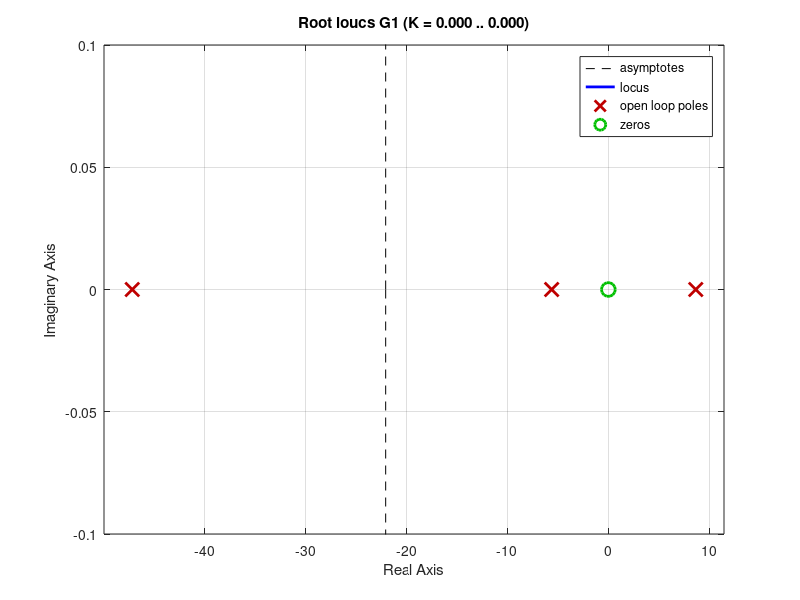

Write the MATLAB code that produced this figure. (Note: this script raises an error after producing the figure.)
% MAE 144 EduMIP Project Part 1
% Group 8 (Justin Chang, Khang, Basil)
 
%% Given Parameters
clear all; clc; close all;

mw      = 0.027;
mb      = 0.180;
wf      = 1760;
sbar    = 0.003;
G       = 320/9;
Im      = 3.6*10^-8;
R       = 0.034;
L       = 0.0477;  
Ib      = 2.63*10^-4;
Vn      = 7.4;

DT1     = 0.01; %100Hz sample rate
DT2     = 0.05; %20Hz sample rate
gravity = 9.81;
 
% wheel inertia
Iw = 2*(mw*R^2/2+G^2*Im);
 
%% Plant & Controller TFs
a = Iw + (mw+mb)*R^2;
b = 2*(G^2)*sbar/wf;
c = mb *R*L;
d = 2*G*sbar;
e = mb*R*L;
f = Ib + mb*(L^2);
g = mb*gravity*L;

%% Inner Loop
numG1 = [d*(e+a) 0 0];
denG1 = [(e*c-a*f) (-e*b-b*c-a*b-b*f) (a*g) (b*g) 0];
G1 = tf(numG1,denG1);
G1 = minreal(G1);

%System's Root Locus
figure(1);
rlocus(G1);

%Controller design D1
k = -1;
D1 = tf([1 8],[1 0]);
D1 = D1*k;

% Discretization
 [numD1, denD1] = tfdata(D1,'v');
 [numD1z ,denD1z] = c2d(D1,DT1,'Tustin');
 D1z = tf(numD1z,denD1z,DT1);

%Root locus after controller
figure(2);
rlocus(G1*D1)

%Bode Plot G1*D1
figure(3);
margin(G1*D1)

%Step response
 figure(4);
 T = G1*D1/(1+G1*D1);
 step(T)
 

%% Outer Loop
numG2 = [(-c-f) 0 (g)];
denG2 = [(a+e) 0 0];
G2 = tf(numG2,denG2);
G2 = minreal(G2);

% Ideal system without controller
figure(5)
rlocus(G2) 

%D2 Controller
 K2      = 1;
extrapole= tf([1],[1 7]);
PD       = tf([1 0],[1 13]);
D2       = K2*extrapole*PD;


% Ideal system with outer loop controller
figure(6)
rlocus(G2*D2) 

% Ideal Step response
figure(7)
step(G2*D2/(1+G2*D2));
ylim([0,1.3]);

%Realistic step response
figure(8)
step(G2*D2*G1*D1*(1/1.48)/((1+G1*D1)*(1+G2*D2)));
hold on;
step(T);
hold off;
legend('Outer Loop Step Response','Inner Loop Step Response');
xlim([0,4]);

% Open-Loop Bode Plot
figure(9)
margin(G2*D2);

%Open-Loop Bode Plot with Inner Loop Model Included
figure(10)
margin(G2*D2*T/1.48);

%Discretization
[numD2, denD2] = tfdata(D2,'v');
[numD2z, denD2z] = c2d(D2,DT2,'Tustin');
D2z = tf(numD2z,denD2z,DT2);